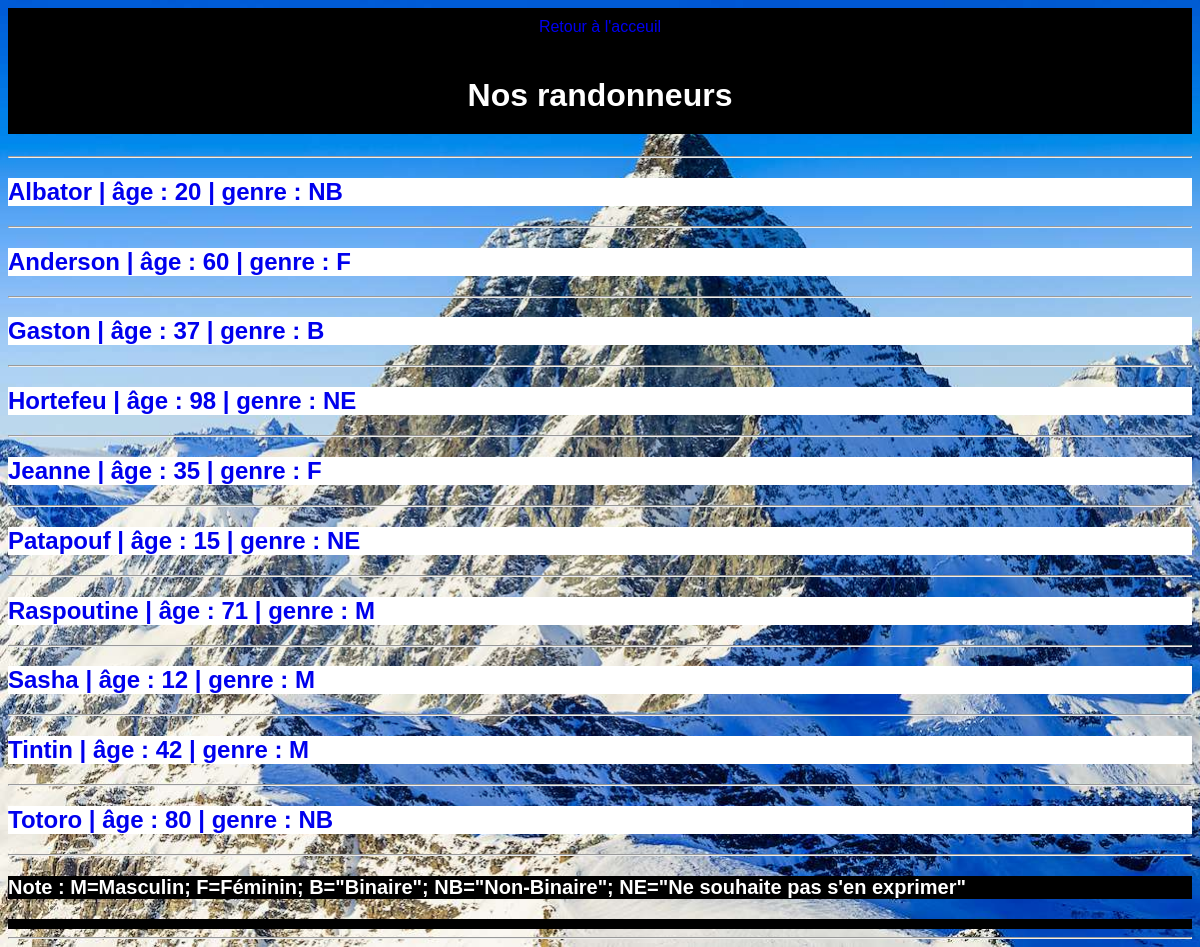
The app's page /index.php?action=membres with its own data.
### tables this page shows
CREATE TABLE `membre` (
  `pseudo` varchar(15) NOT NULL,
  `age` float NOT NULL,
  `genre` char(2) DEFAULT NULL CHECK (`genre` in ('F','M','B','NB','NE'))
);

### models/modelConnect.php (called while the page is built, shortened)
<?php
function getDatabase() {
    static $db = null;
    $dsn = 'mysql:host=localhost;dbname=randonnee';
    $user = 'root';
    $password = '';
    if ($db === null) {
        try {
            $db = new PDO($dsn, $user, $password);
            $db->setAttribute(PDO::ATTR_ERRMODE, PDO::ERRMODE_EXCEPTION);
        } catch(PDOException $e) {
            echo 'Erreur de connexion : ' . $e->getMessage();
            exit();
        }
    }
    return $db;
}
function getMembres(){
	$db=getDatabase();
	$membres = $db -> prepare('SELECT pseudo, age, genre FROM membre ORDER BY pseudo ASC');
	$membres -> execute();
	$membre = $membres -> fetchAll(PDO::FETCH_ASSOC);
	return $membre;
}
?>

### controllers/blogControl.php (called while the page is built, shortened)
<?php
require 'models/modelConnect.php';
function membresIndex() {
	$membres = getMembres();
	require 'views/membresView.php';
}
?>

### views/membresView.php (the view, shortened to what this page needs)
<?php foreach ($membres as $membre): ?>
    <article id="liens">
        <a href="index.php?action=membre&id=<?= $membre['pseudo']; ?>">
            <h2>
              <?php echo $membre['pseudo'] . ' | âge : ' . $membre['age'].
			  ' | genre : '.$membre['genre']; ?>
            </h2>
        </a>
    </article>
    <hr/>
<?php endforeach ?>
<p id="note"><b> Note : M=Masculin; F=Féminin; B="Binaire"; NB="Non-Binaire"; NE="Ne souhaite pas s'en exprimer"</b></p>
<?php require 'layout.php'; ?>

### public/style.css (style rules this page uses)
html { margin: auto; }
body { font-family: 'Arial'; background-image: url("./images/background.jpg"); background-size: cover; }
a { text-decoration:none; }
#liens { color: black; background:white; right: 50%; }
#note { color: white; background: black; font-size: 20px; padding:20xp; }

### records on screen
membre: pseudo "Albator", age "20", genre "NB"
membre: pseudo "Anderson", age "60", genre "F"
membre: pseudo "Gaston", age "37", genre "B"
membre: pseudo "Hortefeu", age "98", genre "NE"
membre: pseudo "Jeanne", age "35", genre "F"
membre: pseudo "Patapouf", age "15", genre "NE"
membre: pseudo "Raspoutine", age "71", genre "M"
membre: pseudo "Sasha", age "12", genre "M"
membre: pseudo "Tintin", age "42", genre "M"
membre: pseudo "Totoro", age "80", genre "NB"

### other values on screen
$title "Nos randonneurs"
